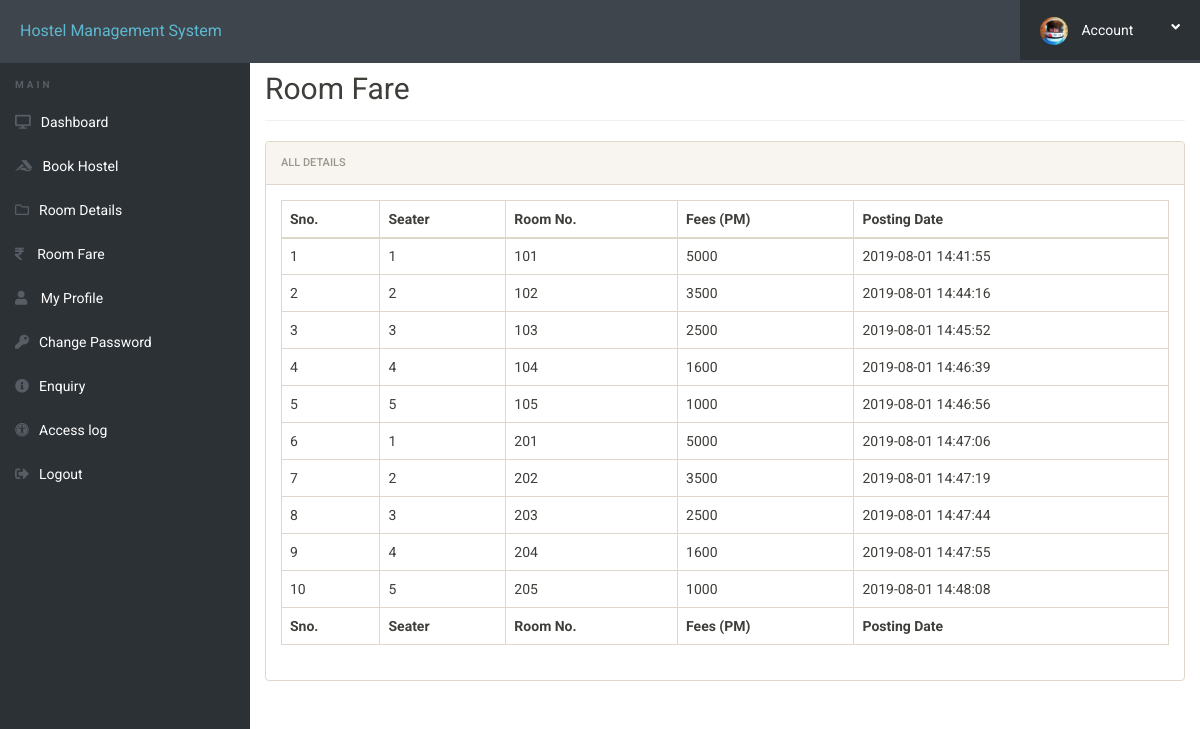
Page /room-fare.php (signed in) on the committed database.
### tables this page shows
CREATE TABLE `rooms` (
  `id` int(11) NOT NULL,
  `seater` int(11) DEFAULT NULL,
  `room_no` int(11) DEFAULT NULL,
  `fees` int(11) DEFAULT NULL,
  `posting_date` timestamp NULL DEFAULT current_timestamp()
);

### room-fare.php (the view, shortened to what this page needs)
<?php
include_once "includes/config.php";
?>
<!doctype html>
<html lang="en" class="no-js">
<head>
	<link rel="stylesheet" href="css/font-awesome.min.css">
	<link rel="stylesheet" href="css/bootstrap.min.css">
	<link rel="stylesheet" href="css/dataTables.bootstrap.min.css">
	<link rel="stylesheet" href="css/bootstrap-social.css">
	<link rel="stylesheet" href="css/bootstrap-select.css">
	<link rel="stylesheet" href="css/fileinput.min.css">
	<link rel="stylesheet" href="css/awesome-bootstrap-checkbox.css">
	<link rel="stylesheet" href="css/style.css">
</head>
<body>
	<?php include('includes/header.php');?>
	<div class="ts-main-content">
			<?php include('includes/sidebar.php');?>
		<div class="content-wrapper">
			<div class="container-fluid">
				<div class="row">
					<div class="col-md-12">
						<h2 class="page-title" style="margin-top: 4%">Room Fare</h2>
						<div class="panel panel-default">
							<div class="panel-heading">All Details</div>
							<div class="panel-body">
								<table id="zctb" class="display table table-striped table-bordered table-hover" cellspacing="0" width="100%">
									<thead>
										<tr>
											<th>Sno.</th>
											<th>Seater</th>
											<th>Room No.</th>
											<th>Fees (PM) </th>
											<th>Posting Date  </th>
										</tr>
									</thead>
									<tfoot>
										<tr>
											<th>Sno.</th>
											<th>Seater</th>
											<th>Room No.</th>
											<th>Fees (PM) </th>
											<th>Posting Date  </th>
										</tr>
									</tfoot>
									<tbody>
<?php
			$sql="select * from rooms";
			$rs=mysqli_query($mysqli,$sql);
			$cnt=1;
			while($d=mysqli_fetch_array($rs))
			{
			?>
            <tr>
            	<tr><td><?php echo $cnt;;?></td>
                <td><?php echo $d['seater'];?></td>
                <td><?php echo $d['room_no'];?></td>
                <td><?php echo $d['fees'];?></td>
                <td><?php echo $d['posting_date'];?></td>
            </tr>
			<?php
			$cnt=$cnt+1;
			}
			?>
								</table>
		</div>
	</div>
</body>
</html>

### css/style.css (style rules this page uses)
html { font-size: 14px; }
@media only screen and (min-width: 480px) { html { font-size: 17px; } }
@media only screen and (min-width: 768px) { html { font-size: 14px; } }
body { font-size: 1em; }
.panel { overflow: hidden; }
.page-title { padding-bottom: 15px; margin-bottom: 20px; border-bottom: 1px solid #f0f0f0; }
.ts-main-content .content-wrapper { padding-top: 15px; margin-top: 20px; }
@media only screen and (min-width: 992px) { .ts-main-content .content-wrapper { margin-left: 250px; } }

### rows in the picture
rooms: seater "1", room_no "101", fees "5000", posting_date "2019-08-01 14:41:55"
rooms: seater "2", room_no "102", fees "3500", posting_date "2019-08-01 14:44:16"
rooms: seater "3", room_no "103", fees "2500", posting_date "2019-08-01 14:45:52"
rooms: seater "4", room_no "104", fees "1600", posting_date "2019-08-01 14:46:39"
rooms: seater "5", room_no "105", fees "1000", posting_date "2019-08-01 14:46:56"
rooms: seater "1", room_no "201", fees "5000", posting_date "2019-08-01 14:47:06"
rooms: seater "2", room_no "202", fees "3500", posting_date "2019-08-01 14:47:19"
rooms: seater "3", room_no "203", fees "2500", posting_date "2019-08-01 14:47:44"
rooms: seater "4", room_no "204", fees "1600", posting_date "2019-08-01 14:47:55"
rooms: seater "5", room_no "205", fees "1000", posting_date "2019-08-01 14:48:08"
